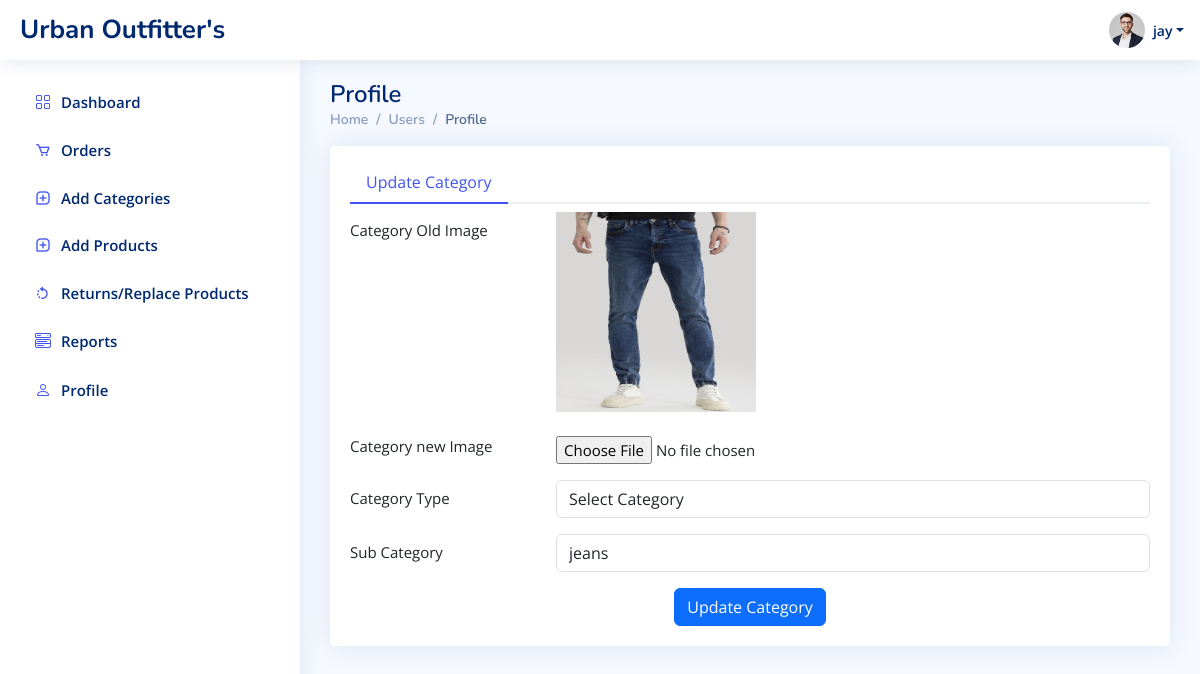
The page /admin/pages/update_category.php?edit=3 (signed in) on the database its author committed.
### tables this page shows
CREATE TABLE `product_sub_category` (
  `sub_category_id` int(5) NOT NULL,
  `category_id` int(5) NOT NULL,
  `sub_category_name` varchar(50) NOT NULL,
  `sub_category_image` varchar(255) NOT NULL,
  `date` date NOT NULL,
  `is_deleted` tinyint(1) DEFAULT 0
);

### admin/pages/update_category.php (the view, shortened to what this page needs)
<?php
include_once("../connection.php");
?>
<!DOCTYPE html>
<html lang="en">
<head>
    <link href="../assets//vendor/bootstrap/css/bootstrap.min.css" rel="stylesheet">
    <link href="../assets/vendor/bootstrap-icons/bootstrap-icons.css" rel="stylesheet">
    <link href="../assets/vendor/boxicons/css/boxicons.min.css" rel="stylesheet">
    <link href="../assets/vendor/quill/quill.snow.css" rel="stylesheet">
    <link href="../assets/vendor/quill/quill.bubble.css" rel="stylesheet">
    <link href="../assets/vendor/remixicon/remixicon.css" rel="stylesheet">
    <link href="../assets/vendor/simple-datatables/style.css" rel="stylesheet">
    <link href="../assets/css/style.css" rel="stylesheet">
</head>
<body>
    <?php
    include_once('../include/admin_header.php');
    ?>
    <?php
    include_once('../include/admin_sidebar.php');
    ?>
    <main id="main" class="main">
        <div class="pagetitle">
            <h1>Profile</h1>
            <nav>
                <ol class="breadcrumb">
                    <li class="breadcrumb-item"><a href="index.php">Home</a></li>
                    <li class="breadcrumb-item">Users</li>
                    <li class="breadcrumb-item active">Profile</li>
                </ol>
            </nav>
        </div>
        <section class="section profile">
            <div class="row">
                <div class="col-xl-12">
                    <div class="card">
                        <div class="card-body pt-3">
                            <ul class="nav nav-tabs nav-tabs-bordered">
                                <li class="nav-item">
                                    <button class="nav-link active" data-bs-toggle="tab" data-bs-target="#profile-overview">Update Category</button>
                                </li>
                            </ul>
                            <div class="tab-content pt-2">
                                <div class="tab-pane fade show active profile-overview" id="profile-overview">
                                    <?php
                                    if (isset($_GET['edit'])) {
                                        $category_edit_Id = $_GET['edit'];
                                        $category_edit = "SELECT * FROM `product_sub_category` WHERE `sub_category_id` = $category_edit_Id";
                                        $category_query = mysqli_query($conn, $category_edit);
                                        if (mysqli_num_rows($category_query) > 0) {
                                            while ($fetched_data = mysqli_fetch_assoc($category_query)) {
                                    ?>
                                                <form method="post" action="" enctype="multipart/form-data">
                                                    <div class="row mb-3">
                                                        <label for="profileImage" class="col-md-4 col-lg-3 col-form-label">Category Old Image</label>
                                                        <div class="col-md-8 col-lg-9">
                                                            <img src="../uploaded_images/category/<?php echo $fetched_data['sub_category_image']; ?>" alt="Image not found" height="200" width="200">
                                                        </div>
                                                    </div>
                                                    <div class="row mb-3">
                                                        <label for="profileImage" class="col-md-4 col-lg-3 col-form-label">Category new Image</label>
                                                        <div class="col-md-8 col-lg-9">
                                                            <div class="pt-2">
                                                                <input type="file" name="updated_category_image" id="">
                                                            </div>
                                                        </div>
                                                    </div>
                                                    <div class="row mb-3">
                                                        <label for="category_type" class="col-md-4 col-lg-3 col-form-label">Category Type</label>
                                                        <div class="col-md-8 col-lg-9">
                                                            <select name="updated_category_type" id="categoryType" class="form-control">
                                                                <option selected>Select Category</option>
                                                            </select>
                                                        </div>
                                                    </div>
                                                    <div class="row mb-3">
                                                        <label for="fullName" class="col-md-4 col-lg-3 col-form-label">Sub Category</label>
                                                        <div class="col-md-8 col-lg-9">
                                                            <input name="updated_sub_category" type="text" class="form-control" id="fullName" value="<?php echo $fetched_data['sub_category_name']; ?>">
                                                        </div>
                                                    </div>
                                                    <div class="text-center">
                                                        <button type="submit" class="btn btn-primary" name="update">Update Category</button>
                                                    </div>
                                                </form>
                                    <?php
                                            }
                                        }
                                    }
                                    ?>
                                </div>
                            </div>
                        </div>
                    </div>
                </div>
        </section>
    </main>
</body>
</html>

### admin/assets/css/style.css (style rules this page uses)
:root { scroll-behavior: smooth; }
body { font-family: "Open Sans", sans-serif; background: #f6f9ff; color: #444444; }
a { color: #4154f1; text-decoration: none; }
h1, h2, h3, h4, h5, h6 { font-family: "Nunito", sans-serif; }
#main { margin-top: 60px; padding: 20px 30px; transition: all 0.3s; }
.pagetitle { margin-bottom: 10px; }
.pagetitle h1 { font-size: 24px; margin-bottom: 0; font-weight: 600; color: #012970; }
.card { margin-bottom: 30px; border: none; border-radius: 5px; box-shadow: 0px 0 30px rgba(1, 41, 112, 0.1); }
.card-body { padding: 0 20px 20px 20px; }
.breadcrumb { font-size: 14px; font-family: "Nunito", sans-serif; color: #899bbd; font-weight: 600; }
.breadcrumb a { color: #899bbd; transition: 0.3s; }
.breadcrumb .breadcrumb-item::before { color: #899bbd; }
.breadcrumb .active { color: #51678f; font-weight: 600; }
.nav-tabs-bordered { border-bottom: 2px solid #ebeef4; }
.nav-tabs-bordered .nav-link { margin-bottom: -2px; border: none; color: #2c384e; }
.nav-tabs-bordered .nav-link.active { background-color: #fff; color: #4154f1; border-bottom: 2px solid #4154f1; }
@media (min-width: 1200px) { #main, #footer { margin-left: 300px; } }
.profile .profile-overview .row { margin-bottom: 20px; font-size: 15px; }

### rows shown on the page
product_sub_category: sub_category_image (picture), updated_sub_category "jeans"

### other values the page prints
$_SESSION[admin_name] "jay"
